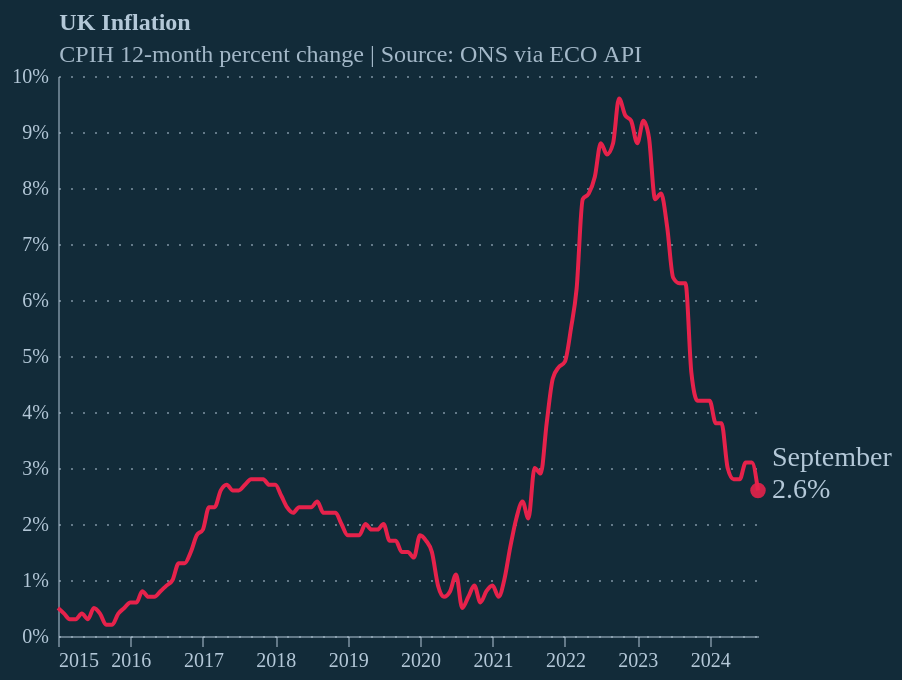

Express this chart as Vega-Lite.
### Vega-Lite specification from a JSON file in a GitHub repository (floating-point values rounded to 4 significant figures)
{"config": {"background": "#122b39", "font": "Circular Std", "axis": {"labelColor": "#b4c8d8", "tickColor": "#b4c8d8", "domainColor": "#b4c8d8", "domainOpacity": 0.5, "title": null}, "axisX": {"grid": false, "labelAngle": 0, "tickCount": 10, "tickOpacity": 0.5}, "axisY": {"gridColor": "#b4c8d8", "gridDash": [1, 5], "gridOpacity": 0.5, "labelPadding": 5, "tickCount": 8, "tickOpacity": 0.5, "ticks": false, "format": "%"}, "line": {"color": "#e6224b"}, "view": {"stroke": null, "continuousWidth": 350, "continuousHeight": 280}, "title": {"anchor": "start", "dx": 24, "fontSize": 12, "subtitleFontSize": 12, "color": "#b4c8d8", "subtitleColor": "#b4c8d8E6", "subtitlePadding": 4, "offset": -1}}, "layer": [{"data": {"name": "data-2f59defdf2492cd3997f241f51e428cb"}, "mark": {"type": "line", "interpolate": "monotone"}, "encoding": {"x": {"field": "date", "type": "temporal"}, "y": {"field": "value", "type": "quantitative"}}}, {"data": {"name": "data-5941f167695289ee6bbe34e02a8155be"}, "mark": {"type": "point", "color": "#e6224b", "filled": true, "opacity": 0.9, "size": 60}, "encoding": {"x": {"field": "date", "type": "temporal"}, "y": {"field": "value", "type": "quantitative"}}}, {"data": {"name": "data-5941f167695289ee6bbe34e02a8155be"}, "mark": {"type": "text", "align": "left", "baseline": "middle", "color": "#b4c8d8", "dx": 7, "dy": 0, "fontSize": 14}, "encoding": {"text": {"field": "value", "format": ".1%", "type": "quantitative"}, "x": {"field": "date", "type": "temporal"}, "y": {"field": "value", "type": "quantitative"}}}, {"data": {"name": "data-5941f167695289ee6bbe34e02a8155be"}, "mark": {"type": "text", "align": "left", "baseline": "middle", "color": "#b4c8d8", "dx": 7, "dy": -16, "fontSize": 14}, "encoding": {"text": {"field": "date", "format": "%B", "type": "temporal"}, "x": {"field": "date", "type": "temporal"}, "y": {"field": "value", "type": "quantitative"}}}], "title": {"text": "UK Inflation", "subtitle": "CPIH 12-month percent change | Source: ONS via ECO API", "dx": 24}, "$schema": "https://vega.github.io/schema/vega-lite/v5.17.0.json", "datasets": {"data-2f59defdf2492cd3997f241f51e428cb": [{"date": "2015-01-01T00:00:00", "value": 0.005}, {"date": "2015-02-01T00:00:00", "value": 0.004}, {"date": "2015-03-01T00:00:00", "value": 0.003}, {"date": "2015-04-01T00:00:00", "value": 0.003}, {"date": "2015-05-01T00:00:00", "value": 0.004}, {"date": "2015-06-01T00:00:00", "value": 0.003}, {"date": "2015-07-01T00:00:00", "value": 0.005}, {"date": "2015-08-01T00:00:00", "value": 0.004}, {"date": "2015-09-01T00:00:00", "value": 0.002}, {"date": "2015-10-01T00:00:00", "value": 0.002}, {"date": "2015-11-01T00:00:00", "value": 0.004}, {"date": "2015-12-01T00:00:00", "value": 0.005}, {"date": "2016-01-01T00:00:00", "value": 0.006}, {"date": "2016-02-01T00:00:00", "value": 0.006}, {"date": "2016-03-01T00:00:00", "value": 0.008}, {"date": "2016-04-01T00:00:00", "value": 0.007}, {"date": "2016-05-01T00:00:00", "value": 0.007}, {"date": "2016-06-01T00:00:00", "value": 0.008}, {"date": "2016-07-01T00:00:00", "value": 0.009}, {"date": "2016-08-01T00:00:00", "value": 0.01}, {"date": "2016-09-01T00:00:00", "value": 0.013}, {"date": "2016-10-01T00:00:00", "value": 0.013}, {"date": "2016-11-01T00:00:00", "value": 0.015}, {"date": "2016-12-01T00:00:00", "value": 0.018}, {"date": "2017-01-01T00:00:00", "value": 0.019}, {"date": "2017-02-01T00:00:00", "value": 0.023}, {"date": "2017-03-01T00:00:00", "value": 0.023}, {"date": "2017-04-01T00:00:00", "value": 0.026}, {"date": "2017-05-01T00:00:00", "value": 0.027}, {"date": "2017-06-01T00:00:00", "value": 0.026}, {"date": "2017-07-01T00:00:00", "value": 0.026}, {"date": "2017-08-01T00:00:00", "value": 0.027}, {"date": "2017-09-01T00:00:00", "value": 0.028}, {"date": "2017-10-01T00:00:00", "value": 0.028}, {"date": "2017-11-01T00:00:00", "value": 0.028}, {"date": "2017-12-01T00:00:00", "value": 0.027}, {"date": "2018-01-01T00:00:00", "value": 0.027}, {"date": "2018-02-01T00:00:00", "value": 0.025}, {"date": "2018-03-01T00:00:00", "value": 0.023}, {"date": "2018-04-01T00:00:00", "value": 0.022}, {"date": "2018-05-01T00:00:00", "value": 0.023}, {"date": "2018-06-01T00:00:00", "value": 0.023}, {"date": "2018-07-01T00:00:00", "value": 0.023}, {"date": "2018-08-01T00:00:00", "value": 0.024}, {"date": "2018-09-01T00:00:00", "value": 0.022}, {"date": "2018-10-01T00:00:00", "value": 0.022}, {"date": "2018-11-01T00:00:00", "value": 0.022}, {"date": "2018-12-01T00:00:00", "value": 0.02}, {"date": "2019-01-01T00:00:00", "value": 0.018}, {"date": "2019-02-01T00:00:00", "value": 0.018}, {"date": "2019-03-01T00:00:00", "value": 0.018}, {"date": "2019-04-01T00:00:00", "value": 0.02}, {"date": "2019-05-01T00:00:00", "value": 0.019}, {"date": "2019-06-01T00:00:00", "value": 0.019}, {"date": "2019-07-01T00:00:00", "value": 0.02}, {"date": "2019-08-01T00:00:00", "value": 0.017}, {"date": "2019-09-01T00:00:00", "value": 0.017}, {"date": "2019-10-01T00:00:00", "value": 0.015}, {"date": "2019-11-01T00:00:00", "value": 0.015}, {"date": "2019-12-01T00:00:00", "value": 0.014}, {"date": "2020-01-01T00:00:00", "value": 0.018}, {"date": "2020-02-01T00:00:00", "value": 0.017}, {"date": "2020-03-01T00:00:00", "value": 0.015}, {"date": "2020-04-01T00:00:00", "value": 0.009}, {"date": "2020-05-01T00:00:00", "value": 0.007}, {"date": "2020-06-01T00:00:00", "value": 0.008}, {"date": "2020-07-01T00:00:00", "value": 0.011}, {"date": "2020-08-01T00:00:00", "value": 0.005}, {"date": "2020-09-01T00:00:00", "value": 0.007}, {"date": "2020-10-01T00:00:00", "value": 0.009}, {"date": "2020-11-01T00:00:00", "value": 0.006}, {"date": "2020-12-01T00:00:00", "value": 0.008}, {"date": "2021-01-01T00:00:00", "value": 0.009}, {"date": "2021-02-01T00:00:00", "value": 0.007}, {"date": "2021-03-01T00:00:00", "value": 0.01}, {"date": "2021-04-01T00:00:00", "value": 0.016}, {"date": "2021-05-01T00:00:00", "value": 0.021}, {"date": "2021-06-01T00:00:00", "value": 0.024}, {"date": "2021-07-01T00:00:00", "value": 0.021}, {"date": "2021-08-01T00:00:00", "value": 0.03}, {"date": "2021-09-01T00:00:00", "value": 0.029}, {"date": "2021-10-01T00:00:00", "value": 0.038}, {"date": "2021-11-01T00:00:00", "value": 0.046}, {"date": "2021-12-01T00:00:00", "value": 0.048}, {"date": "2022-01-01T00:00:00", "value": 0.049}, {"date": "2022-02-01T00:00:00", "value": 0.055}, {"date": "2022-03-01T00:00:00", "value": 0.062}, {"date": "2022-04-01T00:00:00", "value": 0.078}, {"date": "2022-05-01T00:00:00", "value": 0.079}, {"date": "2022-06-01T00:00:00", "value": 0.082}, {"date": "2022-07-01T00:00:00", "value": 0.088}, {"date": "2022-08-01T00:00:00", "value": 0.086}, {"date": "2022-09-01T00:00:00", "value": 0.088}, {"date": "2022-10-01T00:00:00", "value": 0.096}, {"date": "2022-11-01T00:00:00", "value": 0.093}, {"date": "2022-12-01T00:00:00", "value": 0.092}, {"date": "2023-01-01T00:00:00", "value": 0.088}, {"date": "2023-02-01T00:00:00", "value": 0.092}, {"date": "2023-03-01T00:00:00", "value": 0.089}, {"date": "2023-04-01T00:00:00", "value": 0.078}, {"date": "2023-05-01T00:00:00", "value": 0.079}, {"date": "2023-06-01T00:00:00", "value": 0.073}, {"date": "2023-07-01T00:00:00", "value": 0.064}, {"date": "2023-08-01T00:00:00", "value": 0.063}, {"date": "2023-09-01T00:00:00", "value": 0.063}, {"date": "2023-10-01T00:00:00", "value": 0.047}, {"date": "2023-11-01T00:00:00", "value": 0.042}, {"date": "2023-12-01T00:00:00", "value": 0.042}, {"date": "2024-01-01T00:00:00", "value": 0.042}, {"date": "2024-02-01T00:00:00", "value": 0.038}, {"date": "2024-03-01T00:00:00", "value": 0.038}, {"date": "2024-04-01T00:00:00", "value": 0.03}, {"date": "2024-05-01T00:00:00", "value": 0.028}, {"date": "2024-06-01T00:00:00", "value": 0.028}, {"date": "2024-07-01T00:00:00", "value": 0.031}, {"date": "2024-08-01T00:00:00", "value": 0.031}, {"date": "2024-09-01T00:00:00", "value": 0.026}], "data-5941f167695289ee6bbe34e02a8155be": [{"date": "2024-09-01T00:00:00", "value": 0.026}]}, "width": 350, "height": 280}
